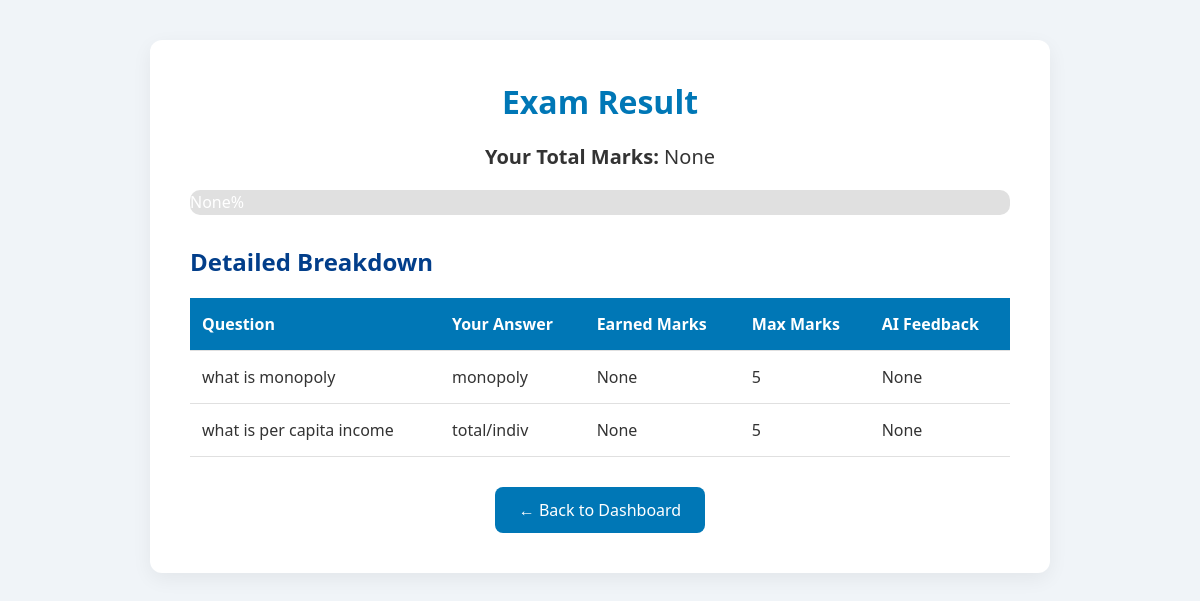
Page /view_result/1 (signed in) on the earlier database version.
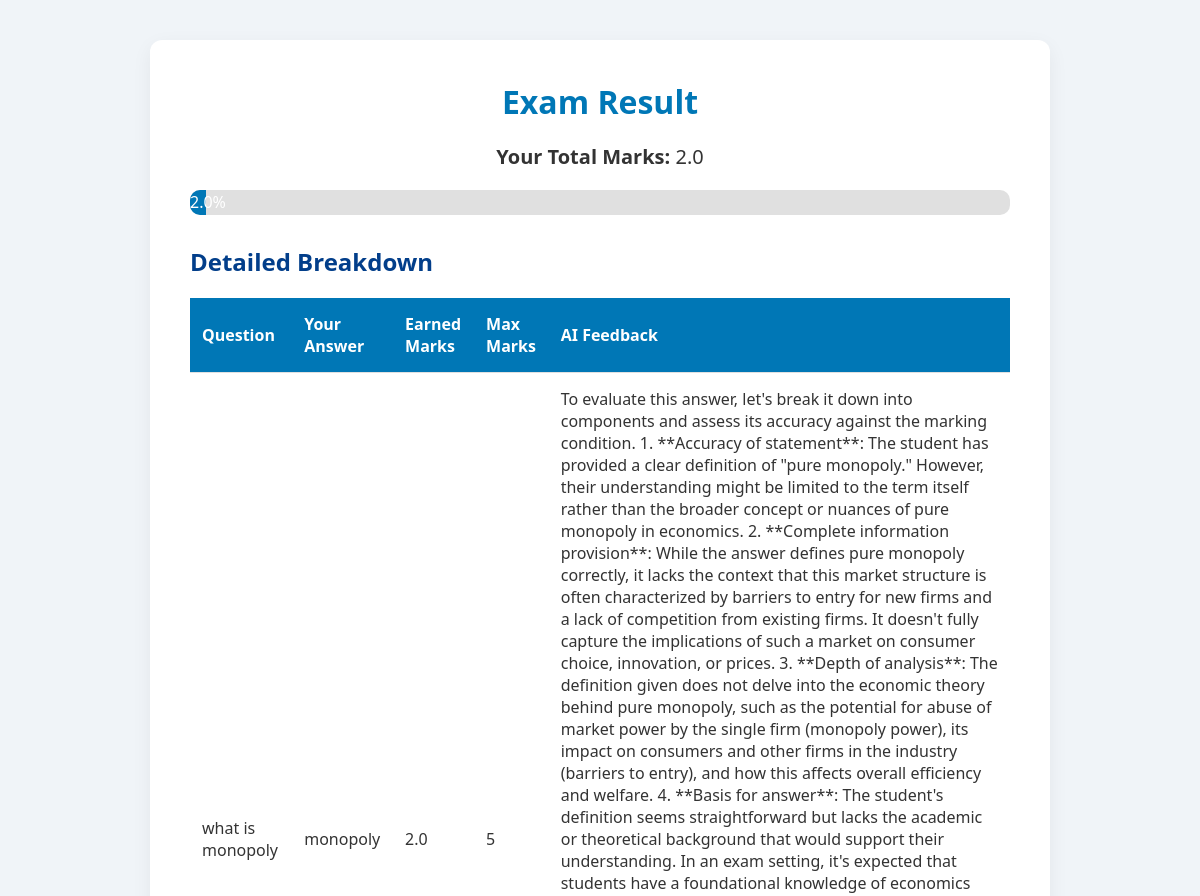
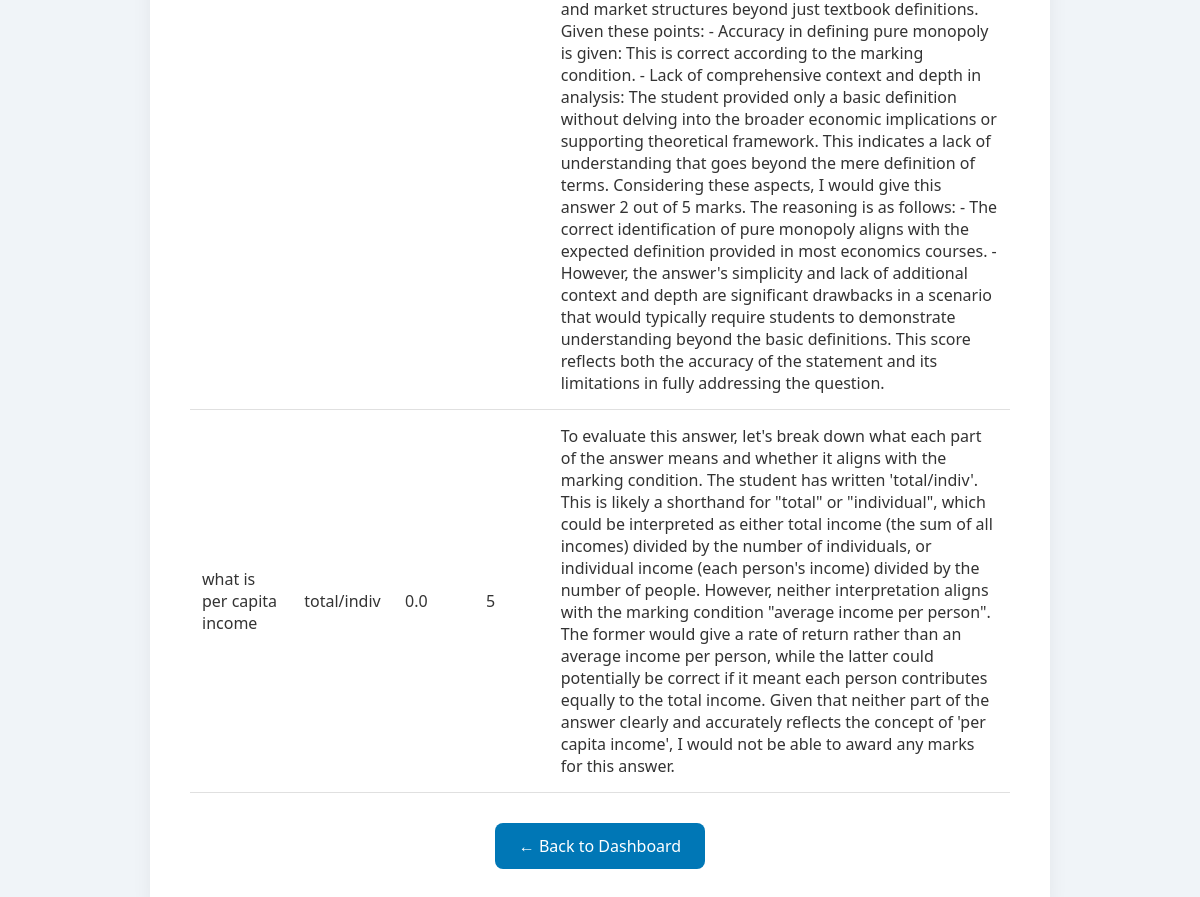
Same page on the later database version (2 pictures, top to bottom).
### tables this page shows
CREATE TABLE Answer (
                            id INTEGER PRIMARY KEY AUTOINCREMENT,
                            question_id INTEGER,
                            student_id INTEGER,
                            answer_text TEXT,
                            earned_marks REAL,  -- ✅ Changed from INTEGER to REAL
                            feedback TEXT);

CREATE TABLE Question (
                            id INTEGER PRIMARY KEY AUTOINCREMENT,
                            exam_id INTEGER,
                            question_text TEXT,
                            total_marks INTEGER,
                            answer_key TEXT);

CREATE TABLE Attended (
                            id INTEGER PRIMARY KEY AUTOINCREMENT,
                            student_id INTEGER,
                            exam_id INTEGER,
                            earned_total REAL);

### app.py (the view)
@app.route('/view_result/<int:exam_id>')
def view_result(exam_id):
    if 'student_id' not in session:
        return redirect('/login_student')
    student_id = session['student_id']
    with sqlite3.connect('database.db') as conn:
        cursor = conn.cursor()
        cursor.execute("SELECT earned_total FROM Attended WHERE student_id = ? AND exam_id = ?", (student_id, exam_id))
        result = cursor.fetchone()
        cursor.execute("""
            SELECT Question.question_text, Answer.answer_text, Answer.earned_marks, Question.total_marks, Answer.feedback
            FROM Answer
            JOIN Question ON Answer.question_id = Question.id
            WHERE Answer.student_id = ? AND Question.exam_id = ?
        """, (student_id, exam_id))
        answers = cursor.fetchall()  # List of (question_text, answer_text, earned_marks, max_marks, feedback)
    return render_template('view_result.html', result=result, answers=answers)

### templates/view_result.html (shortened to what this page needs)
<!DOCTYPE html>
<html lang="en">
<head>
</head>
<body>
    <div class="container">
        <h1>Exam Result</h1>
        <p class="total-marks"><strong>Your Total Marks:</strong> {{ result[0] }}</p>
        <div class="progress-bar-container">
            <div class="progress-bar" id="progressBar">{{ result[0] }}%</div>
        </div>
        <h2>Detailed Breakdown</h2>
        <table>
            <thead>
                <tr>
                    <th>Question</th>
                    <th>Your Answer</th>
                    <th>Earned Marks</th>
                    <th>Max Marks</th>
                    <th>AI Feedback</th>
                </tr>
            </thead>
            <tbody>
                {% for answer in answers %}
                <tr>
                    <td data-label="Question">{{ answer[0] }}</td>
                    <td data-label="Your Answer">{{ answer[1] }}</td>
                    <td data-label="Earned Marks">{{ answer[2] }}</td>
                    <td data-label="Max Marks">{{ answer[3] }}</td>
                    <td data-label="AI Feedback">{{ answer[4] }}</td>
                </tr>
                {% endfor %}
            </tbody>
        </table>
        <div style="text-align: center;">
            <a href="/dashboard_student" class="back-button">← Back to Dashboard</a>
        </div>
    </div>
</body>
</html>

### templates/view_result.html (style rules this page uses)
* { margin: 0; padding: 0; box-sizing: border-box; }
body { font-family: 'Segoe UI', Tahoma, Geneva, Verdana, sans-serif; background-color: #f0f4f8; color: #333; padding: 40px 20px; transition: background-color 0.3s ease; }
.container { max-width: 900px; margin: 0 auto; background: #ffffff; padding: 40px; border-radius: 12px; box-shadow: 0 6px 20px rgba(0, 0, 0, 0.06); animation: fadeIn 0.8s ease; }
h1 { font-size: 32px; color: #0077b6; margin-bottom: 20px; text-align: center; }
h2 { font-size: 24px; color: #023e8a; margin: 30px 0 15px; }
.total-marks { font-size: 20px; text-align: center; color: #333; }
.progress-bar-container { width: 100%; background-color: #e0e0e0; border-radius: 10px; margin: 20px 0; overflow: hidden; height: 25px; }
.progress-bar { height: 100%; width: 0%; background-color: #0077b6; color: white; text-align: center; line-height: 25px; transition: width 1s ease-in-out; }
table { width: 100%; border-collapse: collapse; margin-top: 20px; }
table th, table td { padding: 15px 12px; border-bottom: 1px solid #e0e0e0; text-align: left; font-size: 16px; transition: background-color 0.3s ease; }
table th { background-color: #0077b6; color: white; }
.back-button { display: inline-block; margin-top: 30px; padding: 12px 24px; background-color: #0077b6; color: white; text-decoration: none; font-size: 16px; border-radius: 8px; transition: background-color 0.3s ease, transform 0.3s ease; }

Differences in the rows shown:
now on this page (row edited): Attended: earned_total "2.0"
changed Answer "monopoly": earned_marks "None" → "2.0"; feedback "None" → "To evaluate this answer, let's break it down into components and assess its accuracy against the marking condition. 1. **Accuracy of statement**: The student has provided a clear definition of \"pure monopoly.\" However, their understanding might be limited to the term itself rather than the broader concept or nuances of pure monopoly in economics. 2. **Complete information provision**: While the answer defines pure monopoly correctly, it lacks the context that this market structure is often characterized by barriers to entry for new firms and a lack of competition from existing firms. It doesn't fully capture the implications of such a market on consumer choice, innovation, or prices. 3.…"
changed Answer "total/indiv": earned_marks "None" → "0.0"; feedback "None" → "To evaluate this answer, let's break down what each part of the answer means and whether it aligns with the marking condition. The student has written 'total/indiv'. This is likely a shorthand for \"total\" or \"individual\", which could be interpreted as either total income (the sum of all incomes) divided by the number of individuals, or individual income (each person's income) divided by the number of people. However, neither interpretation aligns with the marking condition \"average income per person\". The former would give a rate of return rather than an average income per person, while the latter could potentially be correct if it meant each person contributes equally to the total income.…"
Other differences:
{{ result[0] }}: "None" → (not shown)
